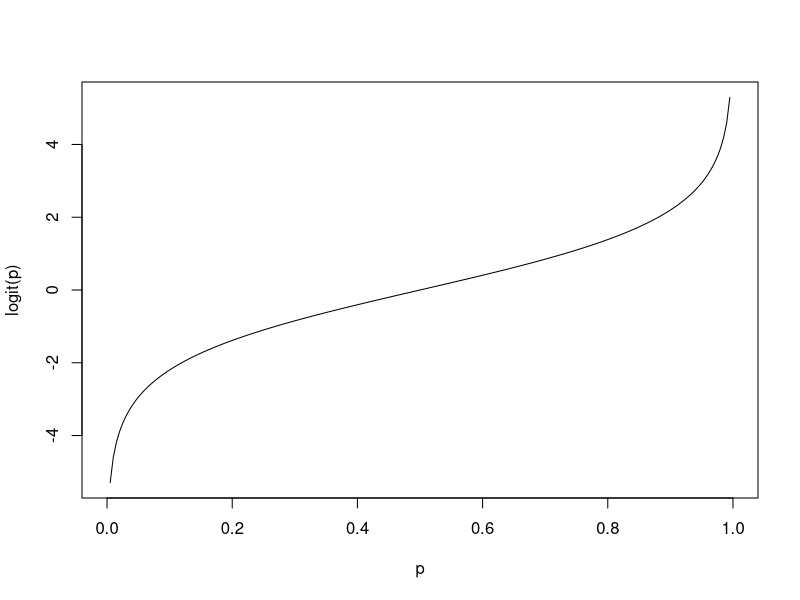
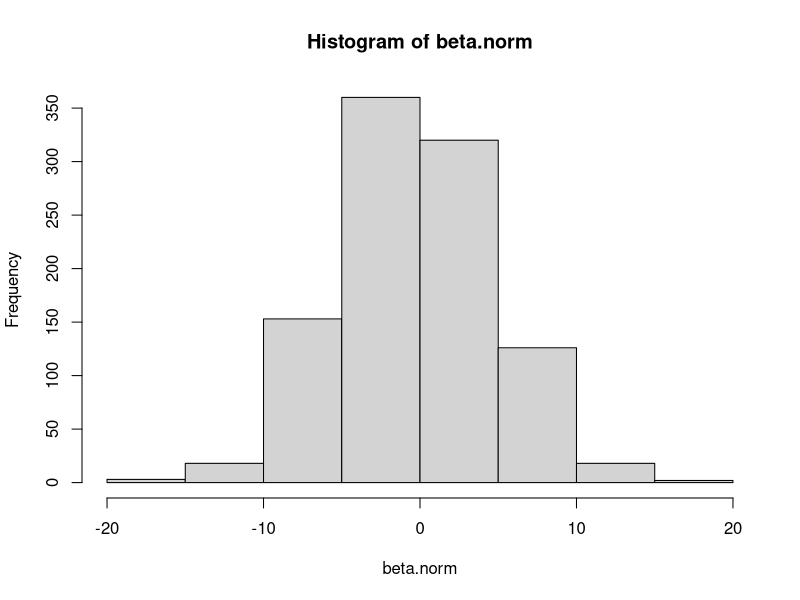
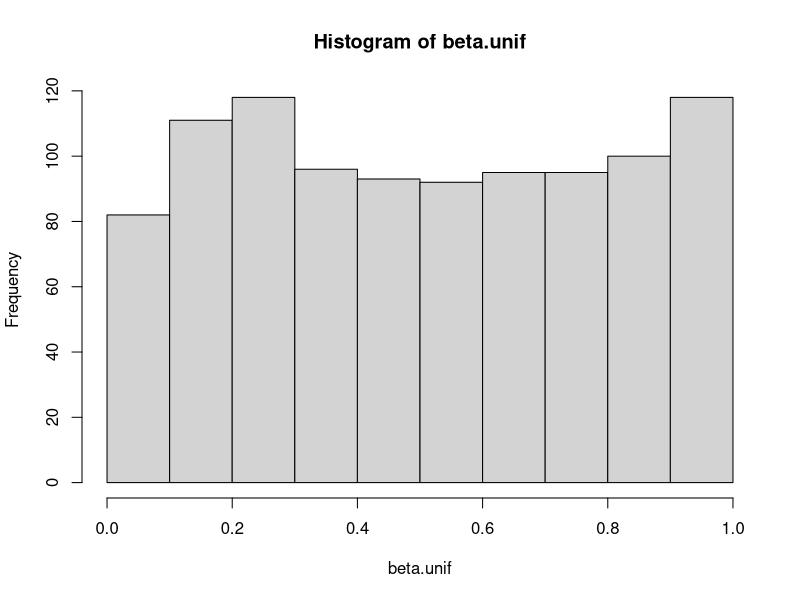
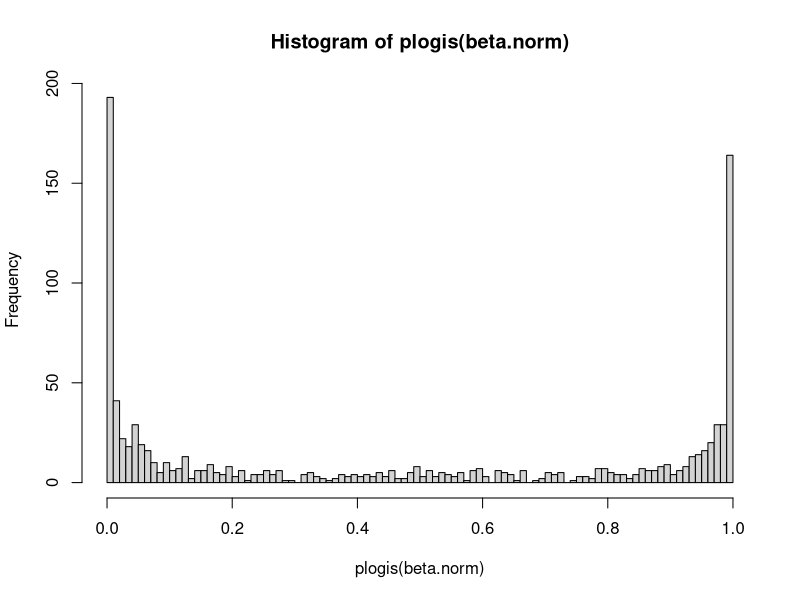
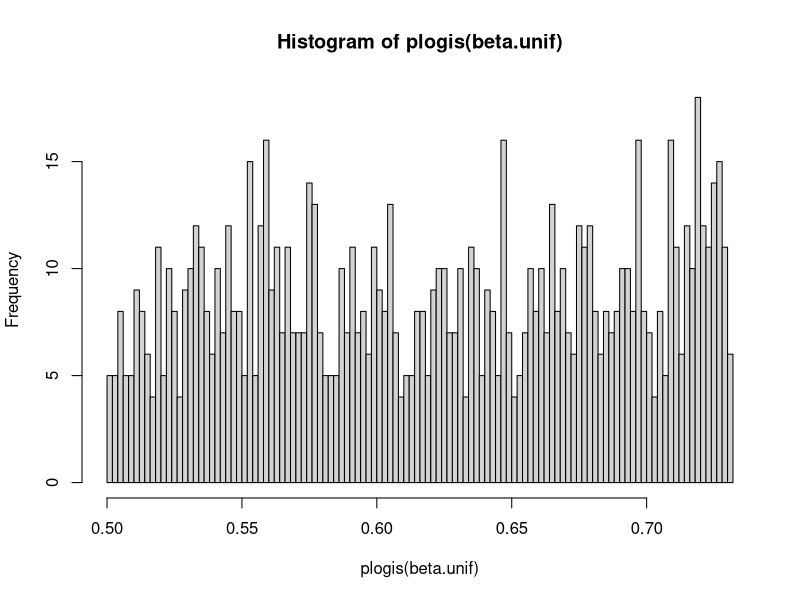

Source code (R) for these figures, in order:


## -------------------------------------------------
##   Backtransformation logistic regressiom
##    Understand probability of detection 
## ------------------------------------------------- 

# Examples: Effect of the applicant having honours on 
# job callback rates (probability of being called)

x <- seq(0,1,0.005)
plot(qlogis(x) ~ x, type = "l", xlab = "p", ylab = "logit(p)")


alpha = -2.5
beta.honors = 0.87
honors = rbinom(50,1,0.5)

logitp <- alpha + beta.honors*honors

# lp is not between 0 and 1, it is in the logit scale (qlogis(x))
# To know the probability of an applicant being called with
# and without honours, need to backtransform

# The inverse of the logit is the logistic function which is plogis(x)

p <- plogis(logitp) # Probability between 0 and 1
                      # of getting a callback with and without honors
qlogis(p) # With this we get again the values -inf,+inf


# invlogit (plogis function in r) = exp(x)/(1+exp(x))

## ---- Priors for p ----
beta.norm <- rnorm(1000,0,5)
beta.unif <- runif(1000,0,1)

hist(beta.norm)
hist(beta.unif)

# If pnorm is the values that the beta coefficient can take
# it is important to choose an appropiate prior (even if its not informative)

hist(plogis(beta.norm), breaks = 100)
hist(plogis(beta.unif), breaks = 100)

# So for PROBABILITIES, always choose UNIFORM for informative prior!!!
